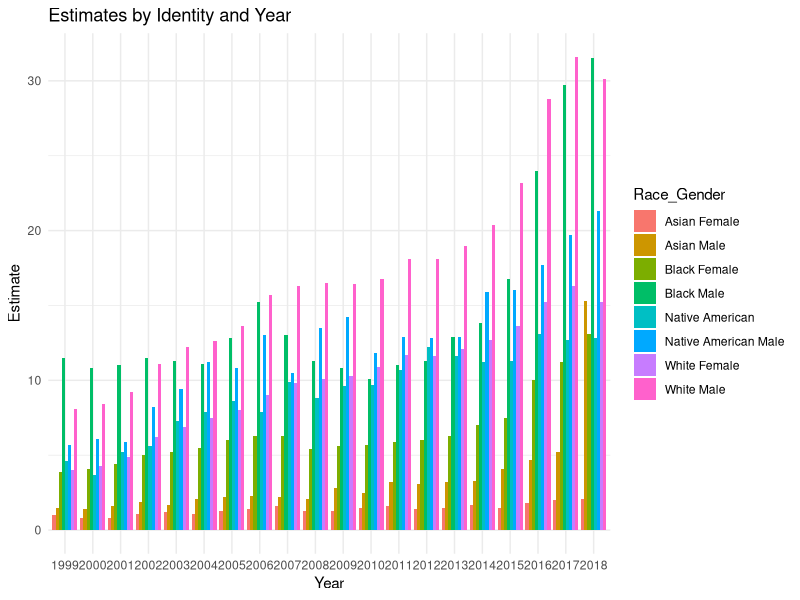
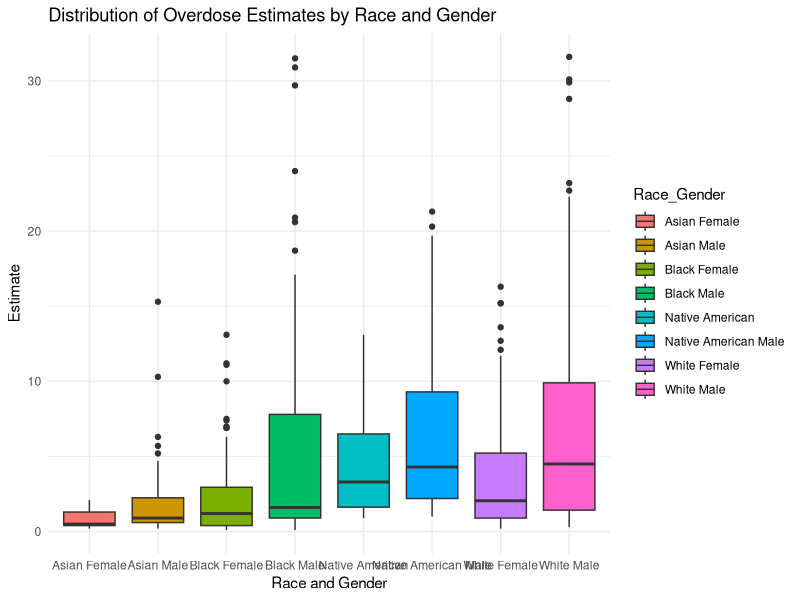
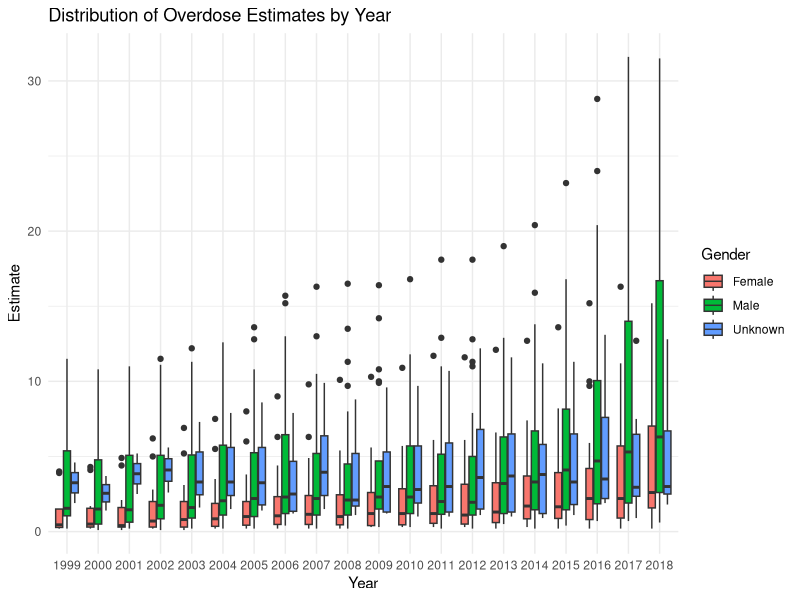
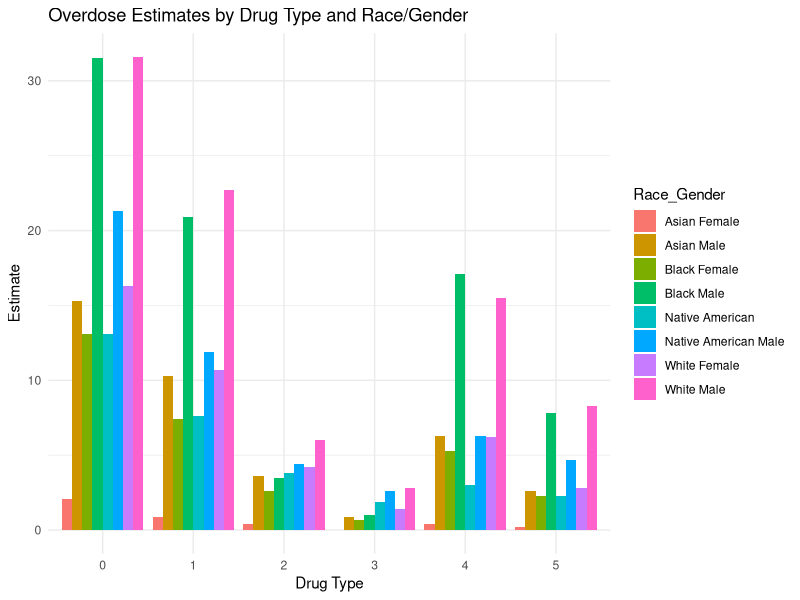

The R source for these figures, in order:
## ---- chunk 1
install.packages("tidyverse")
library(tidyverse)
install.packages("ggplot2")
library(ggplot2)
drug <- read_csv("drug_data.csv")
## ---- chunk 2

##In producing these tables, we can visualize the numerical assignment that corresponds to a given variable category. This information allows us to then clean the data set with new variables that separates race and gender, since these are grouped together. 

##This table tells us which single digit number represents the racial/sex level of the STUB_NAME variable. 
table(drug$STUB_NAME_NUM, drug$STUB_NAME)

## 4 is the number for Race and Gender, so we filtered on this to see which decimal number corresponds to each racial/gender group. 
drug_exam <- drug %>% 
  filter(STUB_NAME_NUM == 4)


##We make another table with this conclusively find the number and label correspondence. 
table(drug_exam$STUB_LABEL_NUM, drug_exam$STUB_LABEL)

##4.1 is White Males, 4.2 is Black Males, 4.3 is Native American Males, 4.4 is Asian Males, 4.5 is White Females, 4.6 is Black Females, 4.7 is Native American Females, and 4.8 is Asian Female

drug_racial <- drug %>% 
  filter(STUB_NAME_NUM == 4) %>%
  rename(Race_Gender = "STUB_LABEL_NUM") %>% 
  mutate(
     Race_Gender = case_when(
      Race_Gender == 4.1 ~ "White Male",
      Race_Gender == 4.2 ~ "Black Male",
      Race_Gender == 4.3 ~ "Native American Male",
      Race_Gender == 4.4 ~ "Asian Male",
      Race_Gender == 4.5 ~ "White Female",
      Race_Gender == 4.6 ~ "Black Female",
      Race_Gender == 4.7 ~ "Native American",
      Race_Gender == 4.8 ~ "Asian Female",
      TRUE ~ "Unknown" 
     ))


drug_RG <- drug %>% 
  filter(STUB_NAME_NUM == 4) %>%
  rename(Race_Gender = "STUB_LABEL_NUM") %>% 
  mutate(
     Race_Gender = case_when(
      Race_Gender == 4.1 ~ "White Male",
      Race_Gender == 4.2 ~ "Black Male",
      Race_Gender == 4.3 ~ "Native American Male",
      Race_Gender == 4.4 ~ "Asian Male",
      Race_Gender == 4.5 ~ "White Female",
      Race_Gender == 4.6 ~ "Black Female",
      Race_Gender == 4.7 ~ "Native American",
      Race_Gender == 4.8 ~ "Asian Female",
      TRUE ~ "Unknown" 
    )) %>% 
   mutate(
    Race = case_when(
      grepl("Black", Race_Gender) ~ "Black",
      grepl("White", Race_Gender) ~ "White",
      grepl("Native American", Race_Gender) ~ "Native American",
      grepl("Asian", Race_Gender) ~ "Asia",
      TRUE ~ "Unknown"
    )) %>% 
  mutate(
    Gender = case_when(
      grepl("Female", Race_Gender) ~ "Female",
      grepl("Male", Race_Gender) ~ "Male",
      TRUE ~ "Unknown"))
  

##To narrow our inquiry further, we will also identify what type of drug was responsible for a given overdose, with another tables 
table(drug$PANEL, drug$PANEL_NUM)

## This tells us that 0 represents all drug overdose deaths regardless of drug type, 1 represents drug overdose deaths from any opioid, 2 represents any drug overdose death from synthetic opioids, 3 represents drug overdose deaths from methadone, 4 represents drug overdose deaths from sythentic opioids besides methadone, and 5 represents drug overdose deaths from heroin, allowing us to filter accordingly to impact if the death rate estimates vary by racial/gender groups based on the type of drug causing the overdose. 


  
## ---- chunk 3
ggplot(drug_racial, aes(x = factor(YEAR), y = ESTIMATE, fill = Race_Gender)) +
  geom_bar(stat = "identity", position = "dodge") +
  labs(title = "Estimates by Identity and Year",
       x = "Year",
       y = "Estimate") +
  theme_minimal()
## ---- chunk 4

## To visualize our data, we first looked at the distribution of RACE_GENDER by the estimate, to see which race and gender had the highest rate of drug overdose.
ggplot(drug_racial, aes(x = Race_Gender, y = ESTIMATE, fill = Race_Gender)) +
  geom_boxplot() +
  labs(title = "Distribution of Overdose Estimates by Race and Gender", 
       x = "Race and Gender", 
       y = "Estimate") +
  theme_minimal()

## This shows that based on the median line of the boxplot, it indicated that the high rates of drug overdose amongst the different drug types seemed to be highly experienced by white males and native american male. However it seemed as though more overdose death rates come from the white male population.



## The next variable we looked at is the YEAR to showcase the distribution of how the number of overdose has changed over time. Instead of focusing on both the race and gender, we found it would be beneficial to just focus gender as the graph might be oversaturated.
ggplot(drug_RG, aes(x = factor(YEAR), y = ESTIMATE, fill = Gender)) +
  geom_boxplot() +
  labs(title = "Distribution of Overdose Estimates by Year", 
       x = "Year", 
       y = "Estimate") +
  theme_minimal()
## The graph shows that a common trend for both female and male (excluding the unknown) is that as the years increased the number of drug overdose increased. While it was a subtle increase for females, the males saw a huge rise in drug overdose deaths. 



## Finally, we wanted to see the distribution of the different drug type overdose amongst the different race and genders to see which type is more prevalent.
ggplot(drug_racial, aes(x = factor(PANEL_NUM), y = ESTIMATE, fill = Race_Gender)) +
  geom_bar(stat = "identity", position = "dodge") +
  labs(title = "Overdose Estimates by Drug Type and Race/Gender", 
       x = "Drug Type", 
       y = "Estimate") +
  theme_minimal()
## As we already established drug type 0 = all drug overdose deaths regardless of drug type, 1 =  drug overdose deaths from any opioid, 2 = any drug overdose death from synthetic opioids, 3 = drug overdose deaths from methadone, 4 = drug overdose deaths from synthentic opioids besides methadone, and 5 = drug overdose deaths from heroin. Knowing this information we have chosen to exclude 0 and 1 and conclude that the main cause of drug overdose based on the graph is from synthetic opioids besides methadone.


## ---- chunk 5
## To understand the information from the data, we have to understand the outcome variable which showcase the estimate for drug overdose death
mean_estimate <- mean(drug_racial$ESTIMATE, na.rm = TRUE) #4.2
median_estimate <- median(drug_racial$ESTIMATE, na.rm = TRUE) #2
std_estimate <- sd(drug_racial$ESTIMATE, na.rm = TRUE) #5.19
## These values don't really depict much information as this variable is an estimate rate and not a full value.



## To gain a better understanding of the outcome, we chose to focus on the mean of the different races and gender to see the mean of drug overdose death rate amongst the different groups as well as the standard deviation 
meanrace <- drug_RG %>%
  group_by(Race, Gender) %>%
  summarize(mean_estimate = mean(ESTIMATE, na.rm = TRUE), .groups = 'drop')

meanrace

stdrace<- drug_RG %>%
  group_by(Race, Gender) %>%
  summarize(std_dev_estimate = sd(ESTIMATE, na.rm = TRUE), .groups = 'drop')

stdrace

## These descriptive statistics, depicts a better gauge of our outcome variable, by looking at our mean values, we see that on overage the group with the highest rate of drug overdose are white males. Based on our standard variables, we also a lot of variability from the white male category depicting the spread of our data. This indicates that the whit emale category can vary depending on many different variables, year, drug type etc.
## ---- chunk 6

## ---- chunk 7

## ---- chunk 8

## ---- chunk 9

## ---- chunk 10


## ---- chunk 11

## ---- chunk 12

## ---- chunk 13
